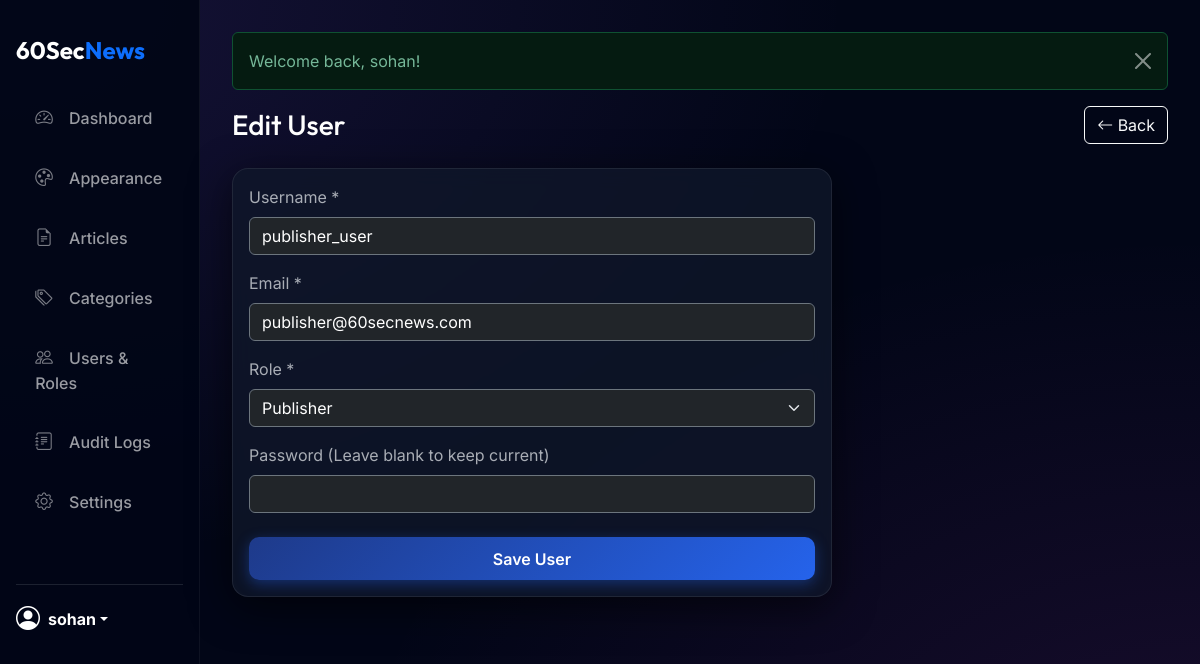
Before: /public/admin/user_edit.php?id=2 (signed in) with the older database file.
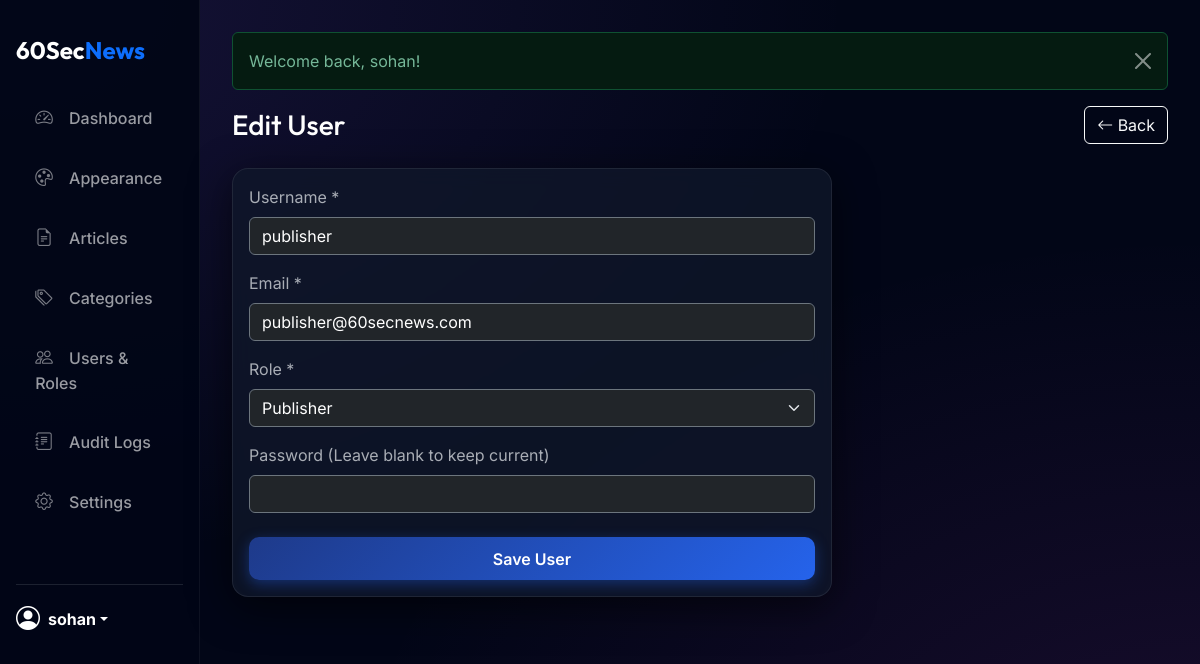
After: the same page with the newer database file.
### tables this page shows
CREATE TABLE `users` (
  `id` int(11) NOT NULL,
  `username` varchar(50) NOT NULL,
  `email` varchar(100) NOT NULL,
  `password_hash` varchar(255) NOT NULL,
  `role_id` int(11) NOT NULL,
  `created_at` timestamp NOT NULL DEFAULT current_timestamp(),
  `last_login` timestamp NULL DEFAULT NULL,
  `login_attempts` int(11) DEFAULT 0,
  `lockout_time` timestamp NULL DEFAULT NULL,
  `status` enum('active','inactive','banned') DEFAULT 'active'
);

CREATE TABLE `roles` (
  `id` int(11) NOT NULL,
  `name` varchar(50) NOT NULL,
  `created_at` timestamp NOT NULL DEFAULT current_timestamp()
);

### public/admin/user_edit.php (the view, shortened to what this page needs)
<?php
require_once __DIR__ . '/../../app/helpers.php';
$db = DB::getInstance()->getConnection();
$user_id = isset($_GET['id']) ? (int) $_GET['id'] : 0;
$user = null;
if ($user_id > 0) {
    $stmt = $db->prepare("SELECT * FROM users WHERE id = ?");
    $stmt->execute([$user_id]);
    $user = $stmt->fetch();
}
$roles = $db->query("SELECT * FROM roles WHERE LOWER(name) != 'media' ORDER BY id ASC")->fetchAll();
?>
<?php require_once __DIR__ . '/layout/header.php'; ?>
<div class="d-flex justify-content-between align-items-center mb-4">
    <h1 class="h3 mb-0 text-white">
        <?= $user_id ? 'Edit User' : 'Add New User' ?>
    </h1>
    <a href="users.php" class="btn btn-outline-light"><i class="bi bi-arrow-left"></i> Back</a>
</div>
<div class="card" style="max-width: 600px;">
    <div class="card-body">
        <form method="POST">
            <div class="mb-3">
                <label class="form-label text-muted">Username *</label>
                <input type="text" name="username" class="form-control bg-dark text-white border-secondary"
                    value="<?= e($_POST['username'] ?? $user['username'] ?? '') ?>" required>
            </div>
            <div class="mb-3">
                <label class="form-label text-muted">Email *</label>
                <input type="email" name="email" class="form-control bg-dark text-white border-secondary"
                    value="<?= e($_POST['email'] ?? $user['email'] ?? '') ?>" required>
            </div>
            <div class="mb-3">
                <label class="form-label text-muted">Role *</label>
                <select name="role_id" class="form-select bg-dark text-white border-secondary" required>
                    <?php foreach ($roles as $role): ?>
                        <option value="<?= $role['id'] ?>" <?= (($user['role_id'] ?? '') == $role['id']) ? 'selected' : '' ?>>
                            <?= e($role['name']) ?>
                        </option>
                    <?php endforeach; ?>
                </select>
            </div>
            <div class="mb-4">
                <label class="form-label text-muted">Password
                    <?= $user_id ? '(Leave blank to keep current)' : '*' ?>
                </label>
                <input type="password" name="password" class="form-control bg-dark text-white border-secondary"
                    <?= $user_id ? '' : 'required' ?>>
            </div>
            <button type="submit" class="btn btn-primary w-100">Save User</button>
        </form>
    </div>
</div>
<?php require_once __DIR__ . '/layout/footer.php'; ?>

Changed rows visible on the page:
changed users "publisher@60secnews.com": username "publisher_user" → "publisher"
